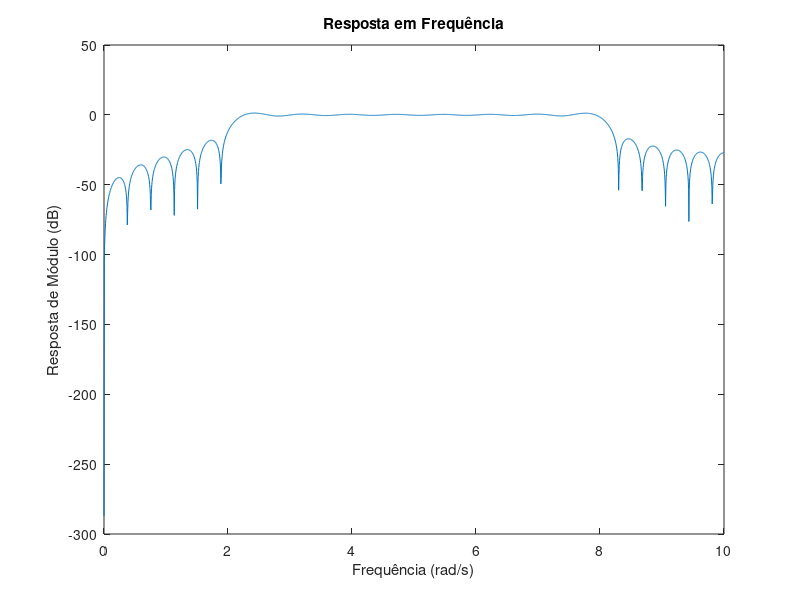
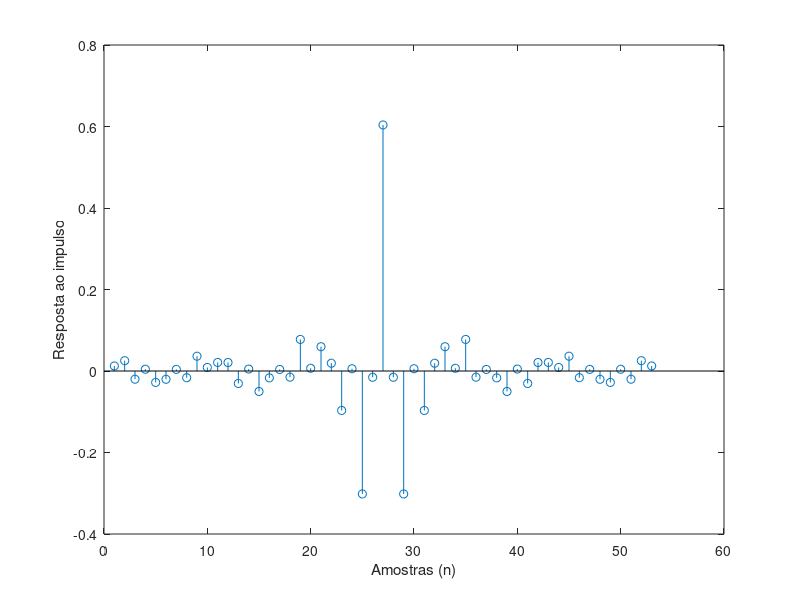

Recreate these plots in MATLAB, in order.
clear all; close all; clc;

% Parâmetros do filtro passa-faixa
M = 52;           % Comprimento do filtro menos um
N = M + 1;        % Comprimento total do filtro
Omega_r1 = 2;     % Frequência de corte inferior da banda de rejeição
Omega_p1 = 3;     % Frequência de corte inferior da banda de passagem
Omega_p2 = 7;     % Frequência de corte superior da banda de passagem
Omega_r2 = 8;     % Frequência de corte superior da banda de rejeição
Omega_s = 20.0;   % Frequência de amostragem

% Calcular índices de truncamento
kp1 = floor(N * Omega_p1 / Omega_s);
kr1 = floor(N * Omega_r1 / Omega_s);
kp2 = floor(N * Omega_p2 / Omega_s);
kr2 = floor(N * Omega_r2 / Omega_s);

% Ajusta kp se a diferença entre kr e kp for maior do que 1
if (kr1 - kp1) > 1
    kp1 = kr1 - 1;
end

% Ajusta kp se a diferença entre kr e kp for maior do que 1
if (kr2 - kp2) > 1
    kp2 = kr2 - 1;
end

A = zeros(1, N);
A(kp1:kr2+1) = 1;

h = zeros(1, N);

k = 1:M/2;

for n = 0:M
    h(n+1) = A(1) + 2 * sum((-1).^k .* A(k+1) .* cos(pi * k * (1 + 2*n) / N));
end

h = h ./ N;

% Calcular resposta em frequência
[H, w] = freqz(h, 1, 2048, Omega_s);

% Plotar resposta em frequência
figure;
plot(w, 20*log10(abs(H)));
axis([0 10 -300 50]);
ylabel('Resposta de Módulo (dB)');
xlabel('Frequência (rad/s)');
title('Resposta em Frequência');

% Plotando a resposta ao impulso
figure(2)
stem(h)
ylabel('Resposta ao impulso')
xlabel('Amostras (n)')


